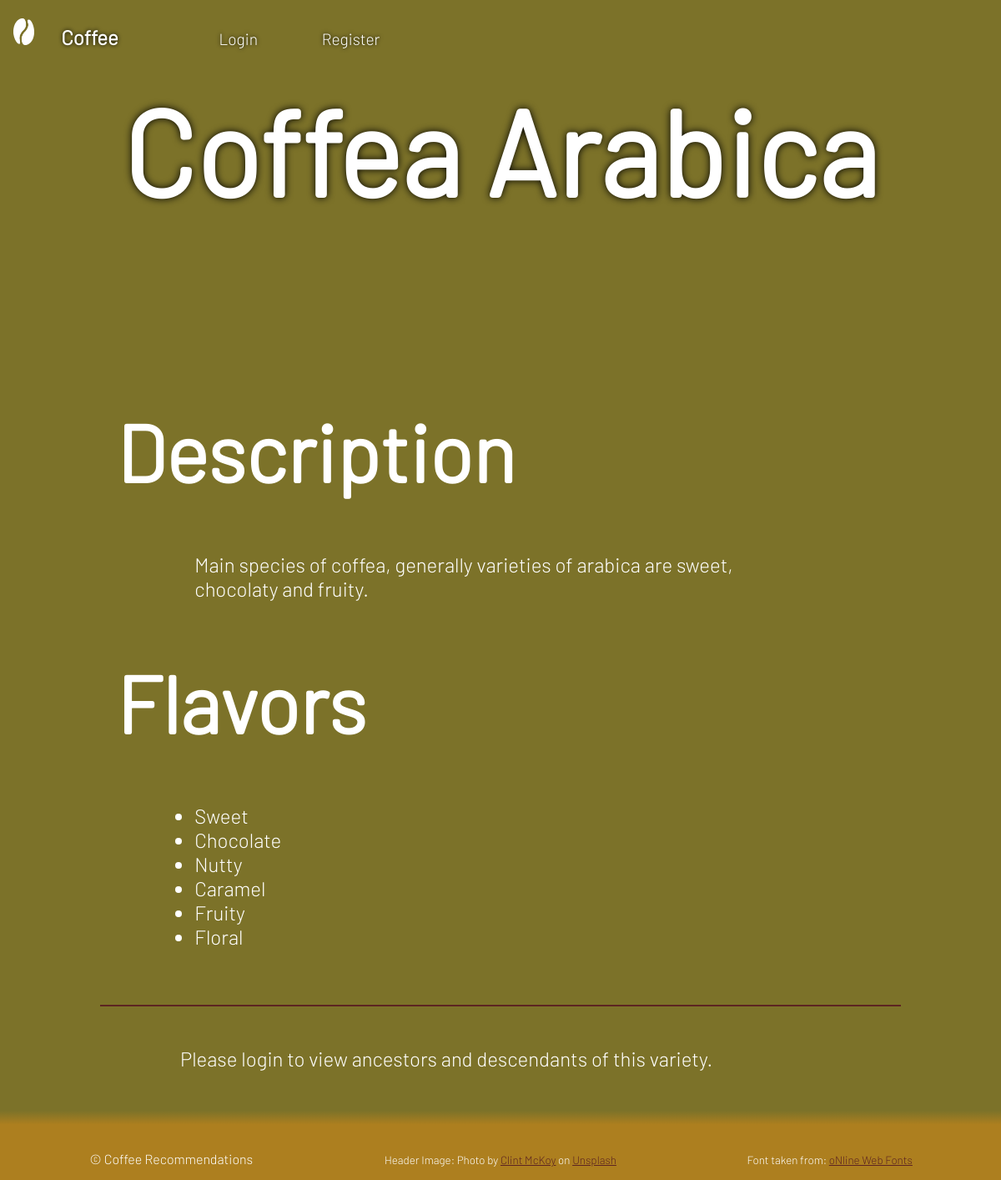
Page /variety/2 on the committed database.
### tables this page shows
CREATE TABLE varieties
(
    var_id INTEGER PRIMARY KEY AUTOINCREMENT,
    name TEXT NOT NULL,
    rating DECIMAL,
    num_of_ratings INTEGER,
    description TEXT,
    sweetness DECIMAL,
    body DECIMAL,
    flavor DECIMAL
);

CREATE TABLE flavors
(
    var_id INTEGER,
    flavor TEXT NOT NULL
);

### app.py (the view, shortened to what this page needs)
@app.route("/variety/<int:var_id>", methods=["POST", "GET"])
def variety(var_id):
    form = RateVarietyForm()
    variety_obj = create_variety(get_variety_dict(var_id))
    ancestors = []
    descendants = []
    voted = False
    if request.cookies.get(str(var_id)) == g.user:
        voted=True
    response = make_response(render_template('variety.html', variety=variety_obj, form=form, ancestors=ancestors, found_ancestors=len(ancestors), descendants=descendants, found_descendants=len(descendants), voted=voted))
    return response

### actors.py (called while the page is built)
    def attributes(self):
        return vars(self)

    def get_regions(self):
        db = get_db()
        regions_dicts = db.execute("""SELECT region FROM  regions
        WHERE var_id = ?;""", (self.var_id,)).fetchall()
        close_db()
        regions = [region['region'] for region in regions_dicts]
        self.regions = regions
        return regions

    def get_flavors(self):
        db = get_db()
        flavors_dicts = db.execute("""SELECT flavor FROM flavors
        WHERE var_id = ?;""", (self.var_id,)).fetchall()
        close_db()
        flavors = [flavor['flavor'] for flavor in flavors_dicts]
        self.flavors = flavors
        return flavors

### app.py (called while the page is built)
@app.before_request
def logged_in_user():
    g.user = session.get("user_id", None)
    g.type = session.get("user_type", None)

### database.py (called while the page is built)
def get_db():
    if "db" not in g:
        g.db = sqlite3.connect(DATABASE,
        detect_types=sqlite3.PARSE_DECLTYPES)
        g.db.row_factory = sqlite3.Row
    return g.db

### sql_funcs.py (called while the page is built)
def get_variety_dict(var_id, name=None):
    db = get_db()
    if name:
        var_dict = db.execute(
            """SELECT * FROM varieties WHERE name = ?; """, (name,)).fetchone()
    else:
        var_dict = db.execute(
            """SELECT * FROM varieties WHERE var_id = ?; """, (var_id,)).fetchone()
    close_db()
    return var_dict

def create_variety(var_dict):
    variety_obj = variety_class(var_dict['var_id'], var_dict['name'], var_dict['rating'], var_dict['num_of_ratings'],
                                var_dict['description'], var_dict['sweetness'], var_dict['body'], var_dict['flavor'])
    return variety_obj

### templates/variety.html (shortened to what this page needs)
{% extends 'base_compact.html' %}
{% block main_heading %}
<h1 class="title">{{ variety.attributes()['name'] }}</h1>
{% endblock %}
{% block main_content %}
<main>
    <section>
        <h2>Description</h2>
        <p>{{ variety.description }}</p>
        <h2>Flavors</h2>
        <ul>
            {% for flavor in variety.get_flavors() %}
            <li>{{ flavor }}</li>
            {% endfor %}
        </ul>
    </section>
    {% if g.user %}
    {% if found_ancestors > 0 %}
    <h2>Ancestors</h2>
    <section class="catalog">
        {% for variety in ancestors%}
        <a href="{{url_for('variety', var_id=variety.var_id)}}">
            <section>
                <h2>{{ variety.name }}</h2>
                {% if variety.rating %}
                <p>{{ variety.rating }}/5</p>
                {% endif %}
                <p>{{ variety.description }}</p>
            </section>
        </a>
        {% endfor %}
    </section>
    {% endif %}
    {% if found_descendants > 0 %}
    <h2>Descendants</h2>
    <section class="catalog">
        {% for variety in descendants %}
        <a href="{{url_for('variety', var_id=variety.var_id)}}">
            <section>
                <h2>{{ variety.name }}</h2>
                {% if variety.rating %}
                <p>{{ variety.rating }}/5</p>
                {% endif %}
                <p>{{ variety.description }}</p>
            </section>
        </a>
        {% endfor %}
    </section>
    {%endif%}
    {% else %}
    <p>Please login to view ancestors and descendants of this variety.</p>
    {% endif %}
</main>
{% endblock %}

### templates/base_compact.html (shortened to what this page needs)
<!DOCTYPE html>
<html lang="en">
<head>
    <link rel="stylesheet" href="{{ url_for('static', filename='styles.css') }}">
</head>
<body class="compact">
    <div class="wrapper">
        <header>
            <img src="{{ url_for('static', filename='Biology_background.jpg') }}" class="background"
                alt="Roasted coffee beans.">
            <nav>
                <img class="logo" src="{{ url_for('static', filename='coffee_bean_logo.png') }}" alt="">
                <h2><a href="{{ url_for('index') }}">Coffee</a></h2>
                <ul>
                    {% if g.user %}
                    <li>User ID: {{ g.user }}</li>
                    <li><a href="{{ url_for('logout') }}">Log out</a></li>
                    <li><a href="{{ url_for('profile', user_id = g.user ) }}">Profile</a></li>
                    {% else %}
                    <li><a href="{{ url_for('login') }}">Login</a></li>
                    <li><a href="{{ url_for('register') }}">Register</a></li>
                    {% endif %}
                </ul>
            </nav>
            {% block main_heading %}
            {% endblock %}
        </header>
        {% block main_content %}
        {% endblock %}
        <footer>
            <p>&copy; Coffee Recommendations</p>
            <p>
                <small>
                    Header Image: Photo by <a
                        href="https://unsplash.com/@clintmckoy?utm_source=unsplash&utm_medium=referral&utm_content=creditCopyText">Clint
                        McKoy</a> on <a
                        href="https://unsplash.com/s/photos/coffee-plant?utm_source=unsplash&utm_medium=referral&utm_content=creditCopyText">Unsplash</a>
                </small>
            </p>
            <p>
                <small>
                    Font taken from: <a href="http://www.onlinewebfonts.com">oNline Web Fonts</a>
                </small>
            </p>
        </footer>
    </div>
</body>
</html>

### static/styles.css (style rules this page uses)
*, *:before, *:after { box-sizing: border-box; }
html { --base-color: #7C7229; --background-color: #353620; --main-color: #5d2421; --secondary-color: #ad7f1f; --font-color: white; --shadow-color: black; --alpha-color: #0e050475; }
html { background-color: var(--base-color); font-family: Barlow, sans-serif; color: var(--font-color); overflow-x: hidden; hyphens: manual; }
body { margin: 0; }
.wrapper { height: 100vh; overflow-y: auto; overflow-x: hidden; perspective: 10px; scroll-behavior: smooth; }
nav { padding: 1em; text-shadow: 0 0 5px var(--shadow-color); align-items: baseline; grid-row: 1; }
.logo { display: inline; height: 2em; padding-right: 0.5em; }
nav h2 { display: inline; }
nav ul { list-style-type: none; display: flex; flex-wrap: wrap; padding-left: 0; }
nav a { color: var(--font-color); text-decoration: none; padding: 1em; }
nav li { padding: 1em; font-size: 1.2em; text-shadow: 0 0 5px var(--shadow-color); }
@media screen and (min-width: 430px) { nav { padding: 2em; display: flex; } }
@media screen and (min-width: 430px) { nav ul { padding-left: 5%; } }
header { position: relative; height: fit-content; transform-style: preserve-3d; z-index: -1; overflow: hidden; }
.background { z-index: -1; transform: translateZ(-10px) scale(2.5); position: absolute; }
header { color: var(--font-color); text-shadow: 0 0 10px var(--shadow-color); display: grid; grid-template-rows: auto 1fr 1fr; }
.title, .message_title { font-size: 4em; margin-top: 10%; margin-bottom: 5%; grid-row: 2; justify-self: center; }
.background { height: 100%; grid-row-start: 1; grid-row-end: 4; justify-self: center; }
@media screen and (min-height: 700px) { header { height: 100%; grid-template-rows: auto 2fr 1fr; } }
.compact nav { padding: 0 1em; }
.compact header { position: relative; height: 25rem; grid-template-rows: auto 1fr; transform-style: preserve-3d; z-index: -1; overflow: hidden; }
.compact .background { z-index: -1; transform: translateZ(-10px) scale(30); position: absolute; }
.compact header { color: var(--font-color); text-shadow: 0 0 10px var(--shadow-color); display: grid; grid-template-rows: auto 1fr; }
.compact .title, .compact .message_title { font-size: 4em; grid-row: 2; margin: 0; justify-self: center; justify-content: center; }
.compact .background { grid-row-start: 1; grid-row-end: 2; justify-self: center; }
.compact .wrapper { display: grid; min-height: 100vh; grid-template-rows: auto 1fr auto; }
@media screen and (min-width: 380px) { .title, .compact .title, .compact .message_title { font-size: 6em; } }
@media screen and (min-width: 550px) { .title, .compact .title { font-size: 9rem; } }
main { font-size: 1.2rem; background-color: var(--base-color); margin: 0; color: var(--font-color); padding: 0 10%; }
main h2 { font-size: 4rem; margin-top: 4rem; margin-bottom: 4rem; }
main p, main ul { width: 80%; padding-left: 5%; margin: 2em; }
main>section { border-bottom: var(--main-color) solid 2px; padding: 8% 0; }
main section { padding: 2% 2%; }
@media screen and (min-width: 550px) { main { font-size: 1.5rem; } }
@media screen and (min-width: 550px) { main h2 { font-size: 6rem; } }
footer { color: var(--font-color); padding: 1em; padding-top: 3rem; columns: 3; background: linear-gradient(0deg, var(--secondary-color) 80%, var(--base-color) 100%); }
footer p { text-align: center; margin: auto; break-inside: avoid; }
footer a { color: var(--main-color); }

### rows in the picture
varieties: name "Coffea Arabica", description "Main species of coffea, generally varieties of arabica are sweet, chocolaty and fruity."
flavors: flavor "Sweet"
flavors: flavor "Chocolate"
flavors: flavor "Nutty"
flavors: flavor "Caramel"
flavors: flavor "Fruity"
flavors: flavor "Floral"
